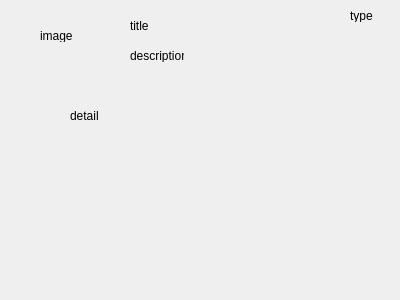
<?xml version="1.0" encoding="UTF-8"?>
<ui version="4.0">
 <class>EbDialogViewECard</class>
 <widget class="QDialog" name="EbDialogViewECard">
  <property name="geometry">
   <rect>
    <x>0</x>
    <y>0</y>
    <width>400</width>
    <height>300</height>
   </rect>
  </property>
  <property name="windowTitle">
   <string>Dialog</string>
  </property>
  <widget class="QLabel" name="labelImage">
   <property name="geometry">
    <rect>
     <x>40</x>
     <y>30</y>
     <width>54</width>
     <height>12</height>
    </rect>
   </property>
   <property name="text">
    <string>image</string>
   </property>
  </widget>
  <widget class="QLabel" name="labelTitle">
   <property name="geometry">
    <rect>
     <x>130</x>
     <y>20</y>
     <width>54</width>
     <height>12</height>
    </rect>
   </property>
   <property name="text">
    <string>title</string>
   </property>
  </widget>
  <widget class="QLabel" name="labelDescription">
   <property name="geometry">
    <rect>
     <x>130</x>
     <y>50</y>
     <width>54</width>
     <height>12</height>
    </rect>
   </property>
   <property name="text">
    <string>description</string>
   </property>
  </widget>
  <widget class="QLabel" name="labelDetail">
   <property name="geometry">
    <rect>
     <x>70</x>
     <y>110</y>
     <width>54</width>
     <height>12</height>
    </rect>
   </property>
   <property name="text">
    <string>detail</string>
   </property>
  </widget>
  <widget class="QLabel" name="labelType">
   <property name="geometry">
    <rect>
     <x>350</x>
     <y>10</y>
     <width>54</width>
     <height>12</height>
    </rect>
   </property>
   <property name="text">
    <string>type</string>
   </property>
  </widget>
 </widget>
 <resources/>
 <connections/>
</ui>
